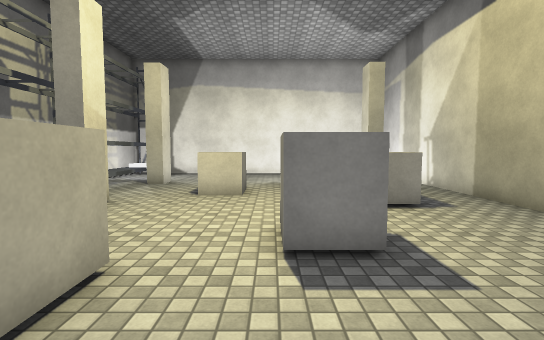
view 1 (above)

14 first-person views from a walk through a Unity game level. The camera is 1.5 m above the floor, tilts 4° down and sees 85° across. The floor is counted in squares, 1 m on a side. Each view is taken from the middle of a square. On the plan, view 1 faces up. The plan holds only what a view shows up to about 15 squares ahead; the rest is blank. The player character is not drawn. Some animated figures are left out. Surface patterns are stand-ins for the level's own textures.

view 2
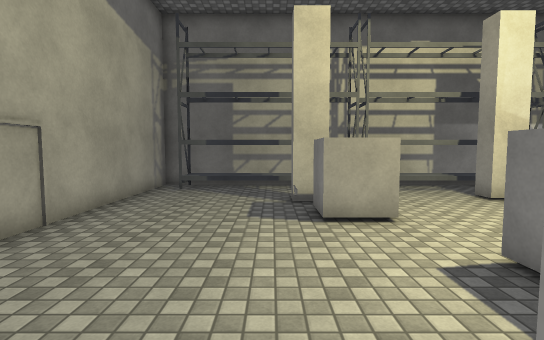

view 3
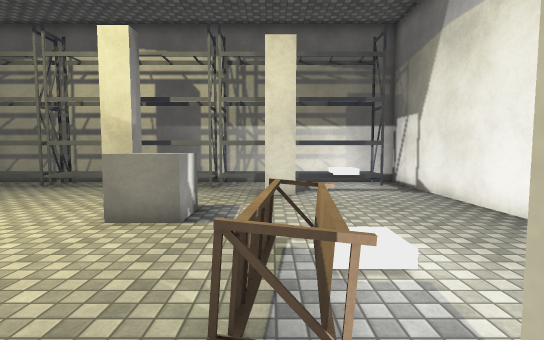

view 4
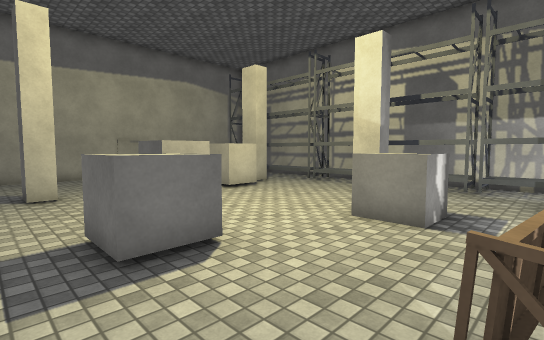

view 5
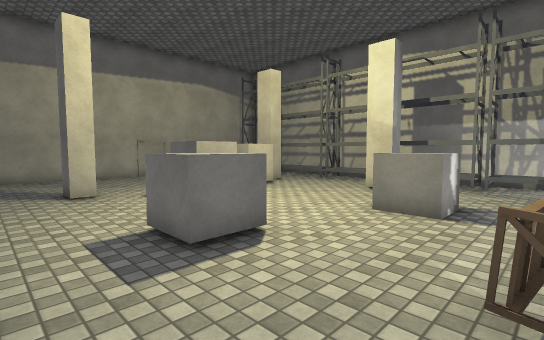

view 6
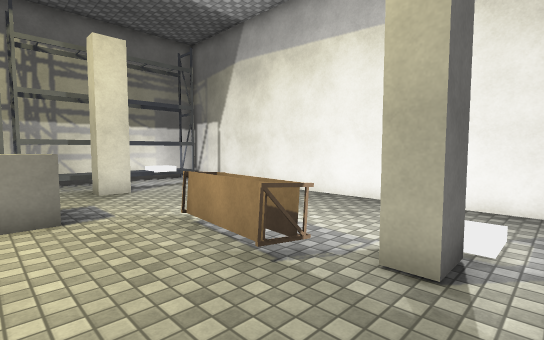

view 7
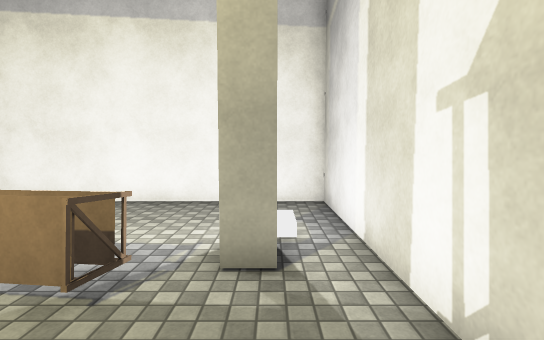

view 8
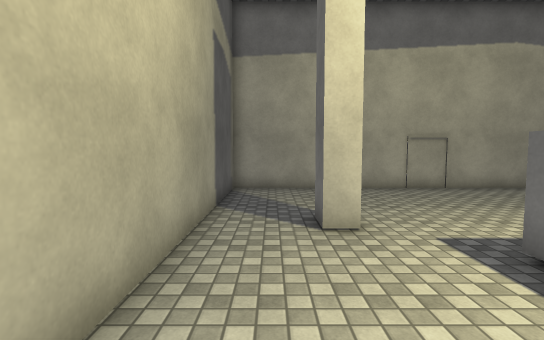

view 9
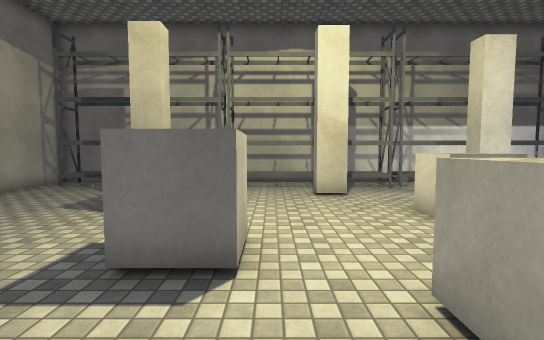

view 10
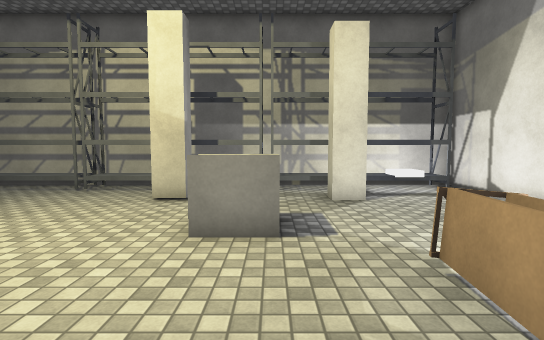

view 11
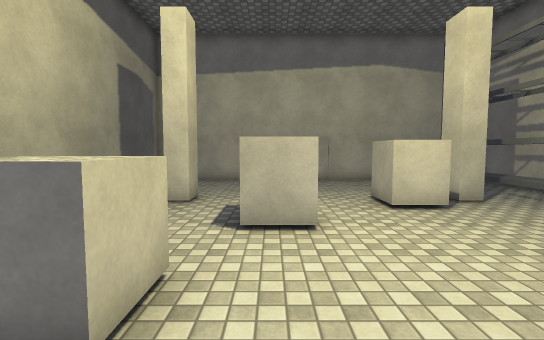

view 12
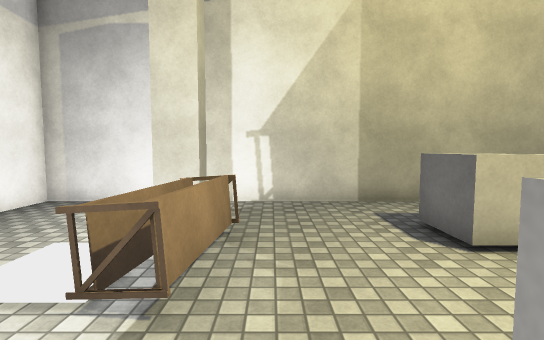

view 13
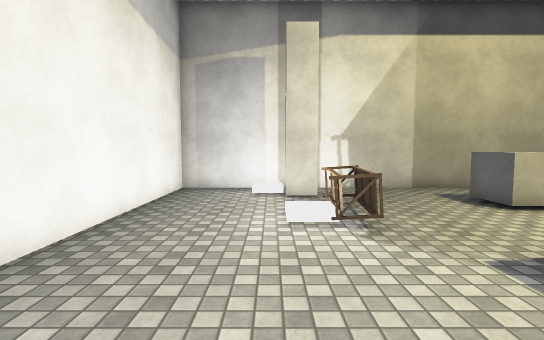

view 14
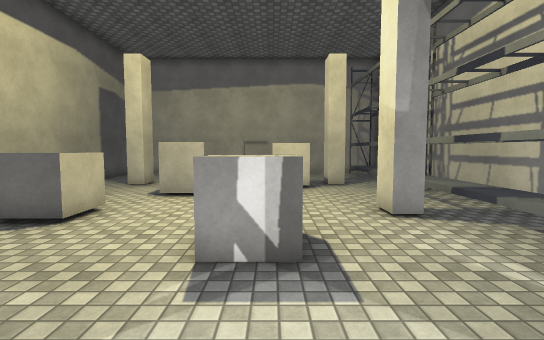

### Floor plan
Key: @ floor where view 1 was taken; # wall or solid block; x gap in a wall; . floor; C cube; B block; O other object.
Columns run from 9 left of view 1 to 7 right of it. Each row starts with its distance up from view 1.
 19 #################
 18 #...............#
 17 #OO.............#
 16 #OO.............#
 15 #OO...........O.#
 14 #OO.......OO..#.#
 13 #OO.#.....OOO...#
 12 #OO.............#
 11 #OO....CC.......#
 10 #OO....CC.......#
  9 #OO........BBB..#
  8 #OO.#......BBB..#
  7 #OO.............#
  6 #OO.............#
  5 #OO......CC.....#
  4 #OO......CC.....#
  3 #OO...CC........#
  2 #OO.#xCC.....#..#
  1 #OO.............#
  0 #OO......@......#
 -1 #OO.............#
 -2 #OO.............#
 -3 #...............#
 -4 #################

Where each view was taken, in squares from view 1:
view 1: 0 up, 0 right, facing up
view 2: 1 up, 4 right, facing left
view 3: 13 up, 5 right, facing left
view 4: 13 up, 5 right, facing down-left
view 5: 13 up, 6 right, facing down-left
view 6: 10 up, 6 right, facing up-left
view 7: 10 up, 5 right, facing up
view 8: 8 up, 5 right, facing down
view 9: 6 up, 5 right, facing left
view 10: 11 up, 4 right, facing left
view 11: 11 up, 1 right, facing down
view 12: 12 up, 2 left, facing right
view 13: 15 up, 5 left, facing right
view 14: 15 up, 2 left, facing down
